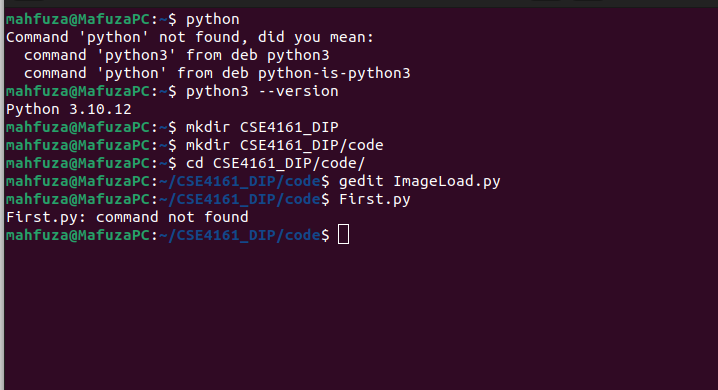
#> input picture Images/MyScreen.png, 718 x 390 px, found by its file name
$ python opencv_demo.py
#> lines starting #> are read from the running program, lines starting #| are printed output that depends on the picture
import matplotlib.pyplot as plt
import cv2
def main():
	img_path = '/home/mahfuza/CSE4161_DIP/Images/MyScreen.png' #provide the
	#img_4D = plt.imread(img_path)
	#img_3D = img_4D[:, :, :3]
	# uporer 2 ta line use krbo jdi open cv na thake#
	img_3D = cv2.imread(img_path) # open cv use krle direct 3D
#> img_3D is the input picture: shape (390, 718, 3); mean B, G, R 43.9, 20.4, 52.9
	img_3D = cv2.cvtColor(img_3D,cv2.COLOR_BGR2RGB)
	print(img_3D.shape)
#| (390, 718, 3)
	# the negative image
	img_neg = img_3D.max()-img_3D
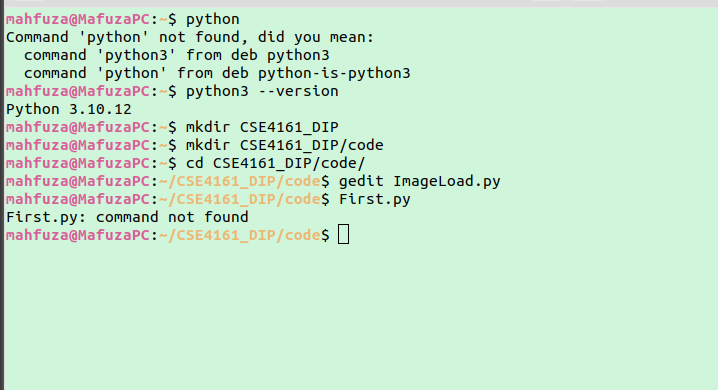
#> img_neg: shape (390, 718, 3); mean R, G, B 202.1, 234.6, 211.1

	plt.figure(figsize=(20,20))

	#plot main picture
	plt.subplot(2,3,1)
	plt.title("Main Picture")
	plt.imshow(img_3D)

	#plot Negative picture
	plt.subplot(2,3,2)
	plt.title("Negative Picture")
	plt.imshow(img_neg)

	#plot Red Channel
	plt.subplot(2,3,3)
	plt.title("Red Channel")
	plt.imshow(img_3D[:,:,0],cmap='Reds')

	#plot Green Channel
	plt.subplot(2,3,4)
	plt.title("Green Channel")
	plt.imshow(img_3D[:,:,1],cmap='Greens')

	#plot Bliue Channel
	plt.subplot(2,3,5)
	plt.title("Blue Channel")
	plt.imshow(img_3D[:,:,2],cmap='Blues')

	plt.show()
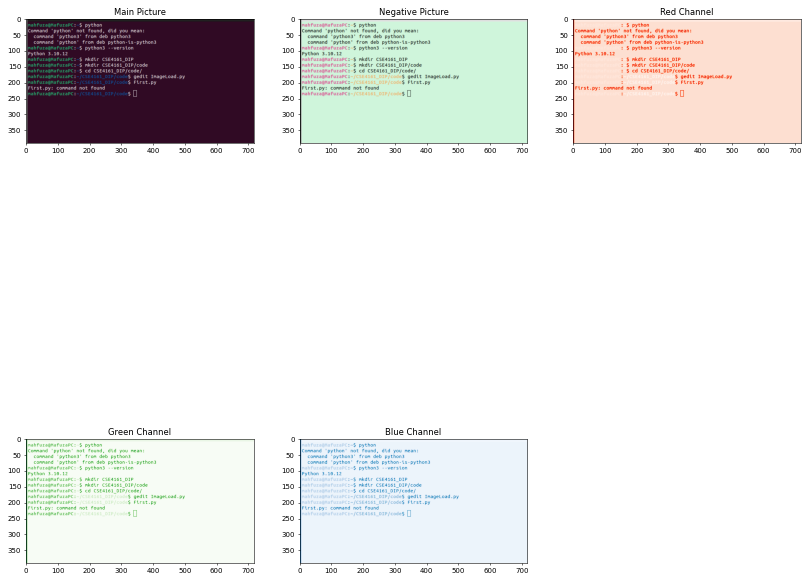
#> figure drawn by matplotlib, 5 panels
if __name__=='__main__' :
	main()
